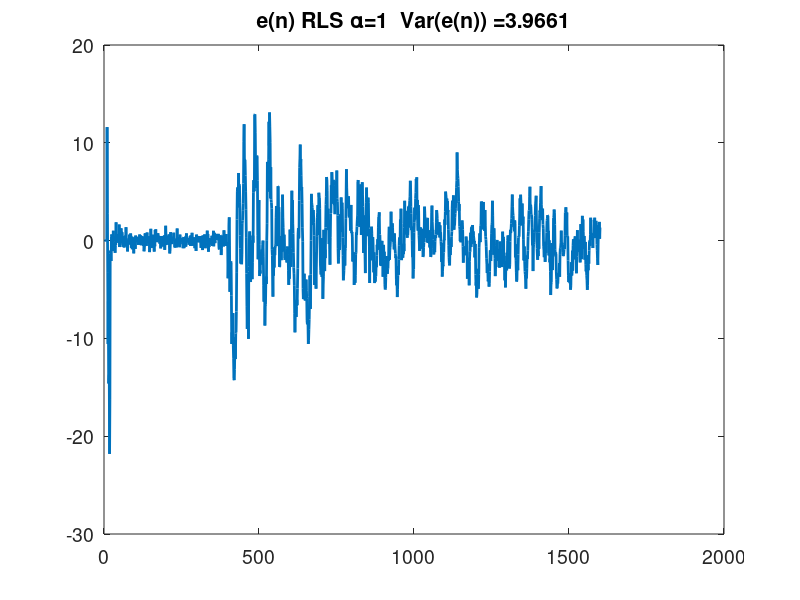
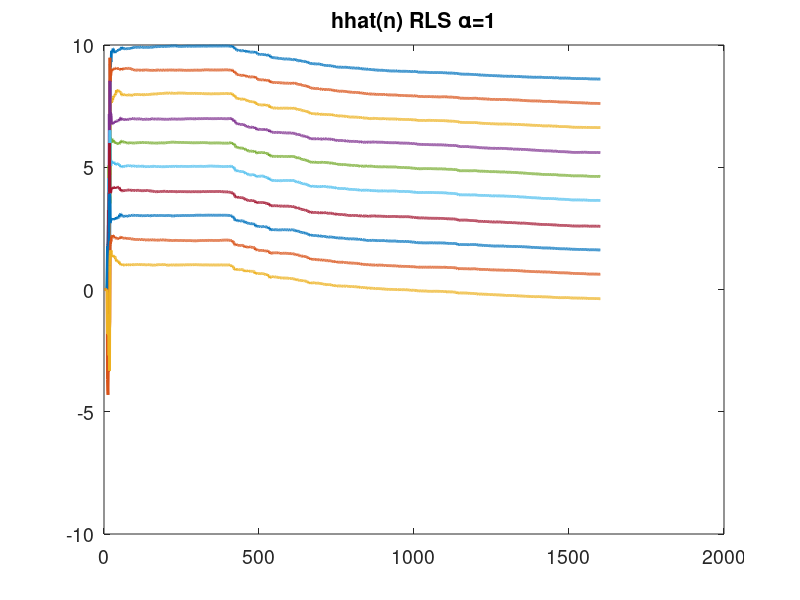
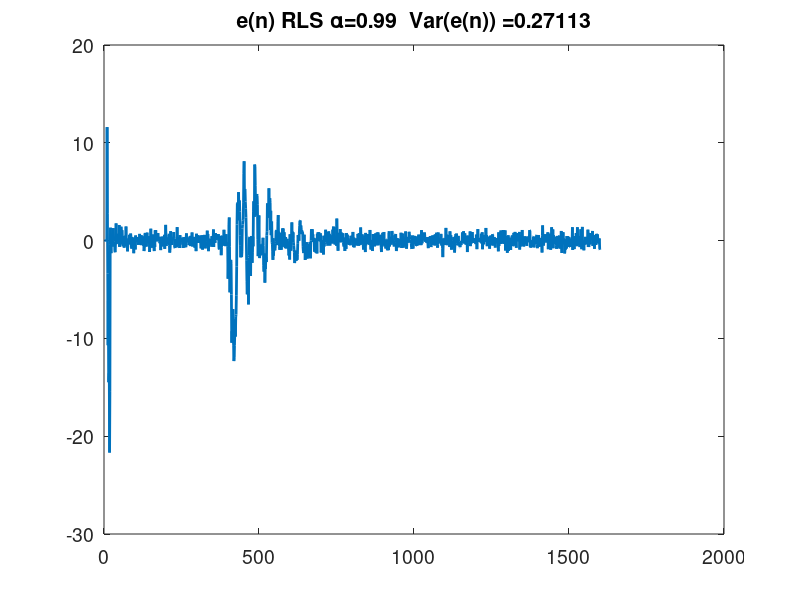
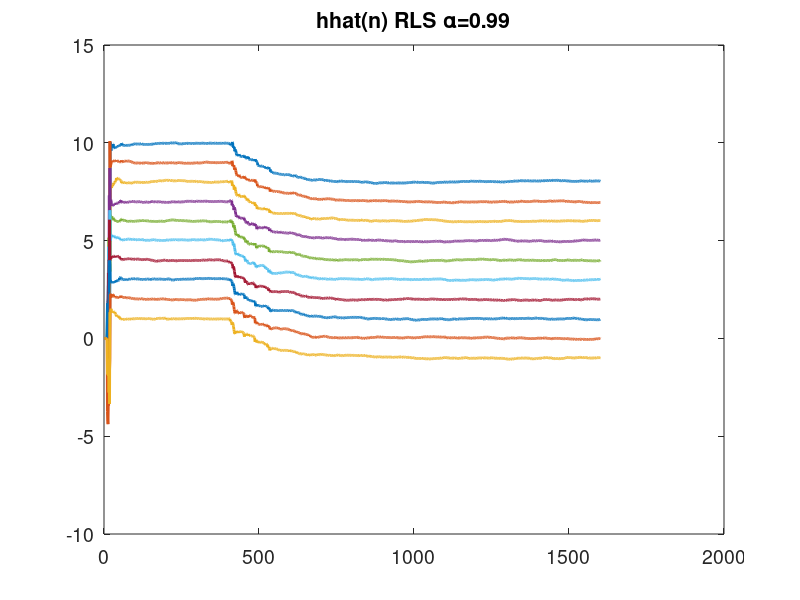

These charts were generated, in order, by the following MATLAB code:
%% 
% Demo of RLS filtering
% 
clear all
%close all
N = 1600;
% Start with a FIR filter
h0 = (10:-1:1)';
%h1 = h0;
h1 = h0-2; % System to change to at time = 400
Nh = length(h0);

% Use white noise as input signal
y = randn(N,1);

x0 = zeros(N,1);
% create output signal
for k=Nh:N
  if k<400
    x0(k) = h0'*y(k-Nh+1:k);
  else % system change after k=400
    x0(k) = h1'*y(k-Nh+1:k);
  end
end

% Add measurement noise
x = x0 +  0.5* randn(N,1);
% This is the desired signal

% Create space to save filter coefficients
hhat = zeros(Nh,N); % estimated state 
e = zeros(N,1);

Rinv = 10*eye(10); %Initalization
alpha = 1;
% step size
for k=Nh:N,
  e(k) = x(k) - hhat(:,k)'*y(k-Nh+1:k);
  K = Rinv*y(k-Nh+1:k);
  Rinv = (Rinv - K*K'/(alpha + y(k-Nh+1:k)'*K))/alpha;
  hhat(:,k+1) = hhat(:,k) + Rinv*(y(k-Nh+1:k)*e(k));
end

% Estimate residual variance
% calculated based on last 100 samples
sigma_e2 = sum(e((end-99):end).^2)/100


% Plot filter error over time
figure(1);
pp=plot(e);
set(pp,'LineWidth',2)
p = gca;
set(p,'FontSize',14)
title(['e(n) RLS \alpha=',num2str(alpha),'  Var(e(n)) =', num2str(sigma_e2)]);

%  Plot estimated filter coefficients over time

figure(2)
pp=plot(hhat');
set(pp,'LineWidth',2);
p = gca;
set(p,'FontSize',14);
title(['hhat(n) RLS \alpha=',num2str(alpha)]);

%% Now add forgetting to the algorihtm and see the effect

hhat = zeros(Nh,N); % clear estimated filter values 

Rinv = 100*eye(10); %Initalization
% Forgetting factor
alpha = 0.99;
for k=Nh:N
  e(k) = x(k) - hhat(:,k)'*y(k-Nh+1:k);
  K = Rinv*y(k-Nh+1:k);
  Rinv = (Rinv - K*K'/(alpha + y(k-Nh+1:k)'*K))/alpha;
  hhat(:,k+1) = hhat(:,k) + Rinv*y(k-Nh+1:k)*e(k);
end

% Estimate residual variance
% calculated based on last 100 samples
sigma_e2 = sum(e(end-Nh-100:end-Nh-1).^2)/100


% Plot filter error over time
figure(3);
pp=plot(e);
set(pp,'LineWidth',2)
p = gca;
set(p,'FontSize',14)
title(['e(n) RLS \alpha=',num2str(alpha),'  Var(e(n)) =', num2str(sigma_e2)]);


%  Plot estimated filter coefficients over time
figure(4)
pp=plot(hhat');
set(pp,'LineWidth',2);
p = gca;
set(p,'FontSize',14)
title(['hhat(n) RLS \alpha=',num2str(alpha)]);



%% Things to test and think about
% Test alpha 0.8, 0.9 0.99 
% How is the convergence speed is changed?
% How is the residual variance changed?